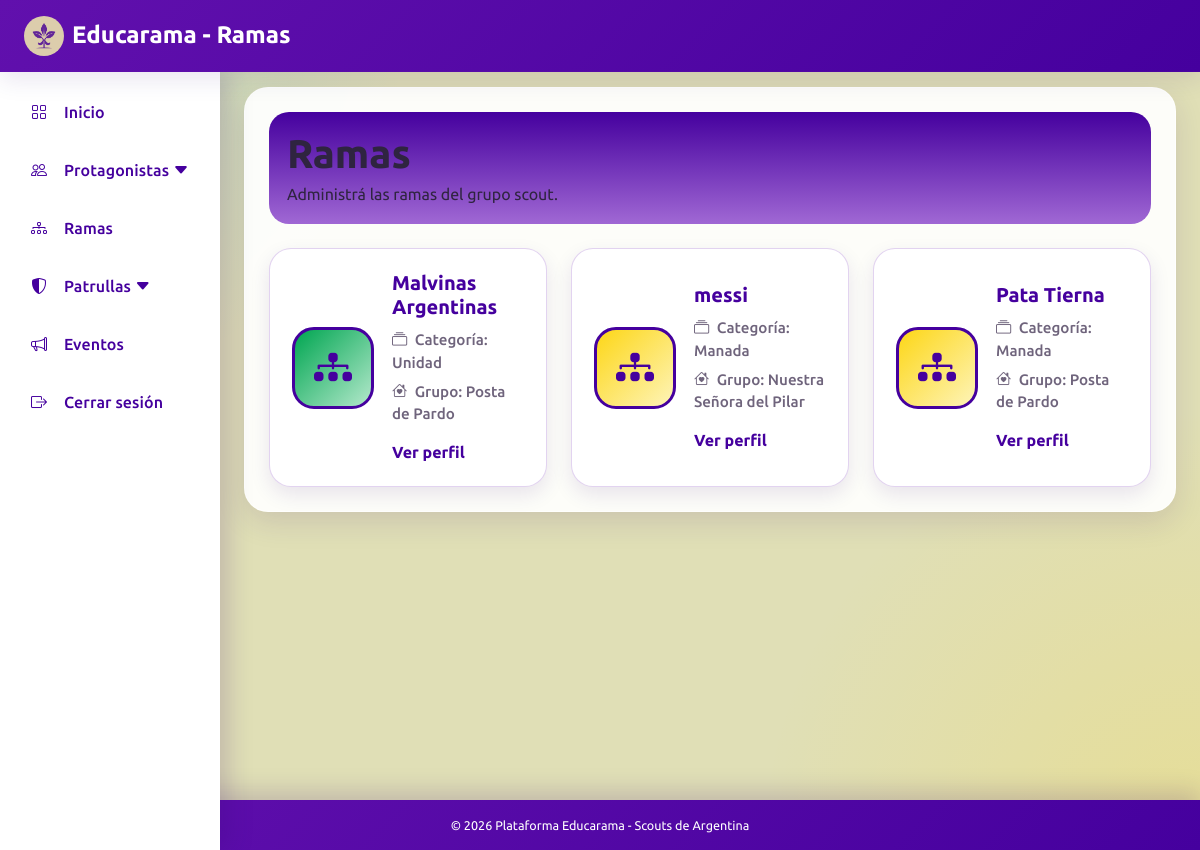
/views/pages/ramas.php (signed in), run on an earlier commit of the app's database.
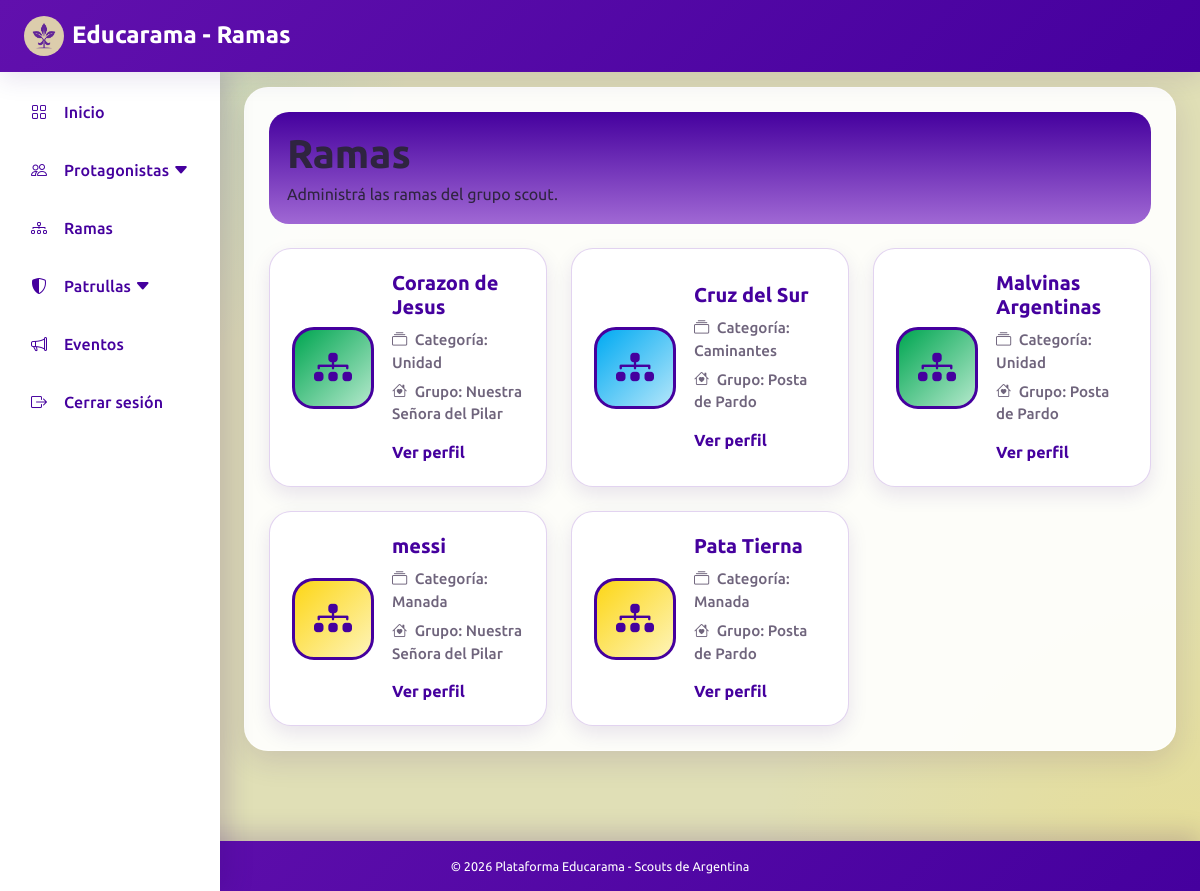
And on a later commit of the database.
### tables this page shows
CREATE TABLE `rama` (
  `id` int(11) NOT NULL,
  `nombre` varchar(100) DEFAULT NULL,
  `id_grupo` int(11) NOT NULL,
  `id_rama` int(11) NOT NULL
);

CREATE TABLE `categoria_rama` (
  `id` int(11) NOT NULL,
  `nombre` varchar(100) DEFAULT NULL
);

CREATE TABLE `grupo` (
  `id` int(11) NOT NULL,
  `codigo` varchar(50) NOT NULL,
  `nombre` varchar(100) DEFAULT NULL
);

### src/Datos/Database.php (called while the page is built)
<?php
class Database {
    private static ?PDO $conexion = null;
    public static function getConexion(): PDO {
        if (self::$conexion === null) {
            $host = 'localhost';
            $db   = 'educarama';
            $user = 'root';
            $pass = '';
            $charset = 'utf8mb4';
            $dsn = "mysql:host=$host;dbname=$db;charset=$charset";
            try {
                self::$conexion = new PDO($dsn, $user, $pass, [
                    PDO::ATTR_ERRMODE            => PDO::ERRMODE_EXCEPTION,
                    PDO::ATTR_DEFAULT_FETCH_MODE => PDO::FETCH_ASSOC,
                    PDO::ATTR_EMULATE_PREPARES   => false,
                ]);
            } catch (Throwable $e) {
                http_response_code(500);
                die(json_encode([
                    "status" => "error",
                    "message" => "Error fatal de conexión a la Base de Datos: " . $e->getMessage()
                ]));
            }
        }
        return self::$conexion;
    }
}

### src/Controladores/RamaController.php (called while the page is built, shortened)
<?php
require_once __DIR__ . '/../Datos/Database.php';
require_once __DIR__ . '/../Datos/RamaRepository.php';
require_once __DIR__ . '/../Servicios/RamaService.php';
class RamaController
{
    private RamaService $servicio;
    public function __construct()
    {
        $this->conexion = Database::getConexion();
        $repositorio = new RamaRepository($this->conexion);
        $this->servicio = new RamaService($repositorio);
    }
    public function listarRamas(): array
    {
        return $this->servicio->listarRamas();
    }
}
?>

### src/Servicios/RamaService.php (called while the page is built, shortened)
<?php
class RamaService
{
    private RamaRepository $repositorio;
    public function __construct(RamaRepository $repositorio)
    {
        $this->repositorio = $repositorio;
    }
    public function listarRamas(): array
    {
        return $this->repositorio->listarTodo();
    }
}
?>

### src/Datos/RamaRepository.php (called while the page is built, shortened)
<?php
class RamaRepository
{
    private PDO $conexion;
    public function __construct(PDO $conexion)
    {
        $this->conexion = $conexion;
    }
    public function listarTodo(): array
    {
        $stmt = $this->conexion->prepare("
            SELECT
                r.id,
                r.nombre,
                r.id_grupo,
                r.id_rama,
                g.nombre AS grupo,
                cr.nombre AS categoria
            FROM rama r
            LEFT JOIN grupo g ON r.id_grupo = g.id
            LEFT JOIN categoria_rama cr ON r.id_rama = cr.id
            ORDER BY r.nombre
        ");
        $stmt->execute();
        return $stmt->fetchAll(PDO::FETCH_ASSOC);
    }
}
?>

### src/Helpers/RamaHelper.php (called while the page is built)
<?php
if (!function_exists('claseRama')) {
    function claseRama($idCategoria): string
    {
        return match ((int) $idCategoria) {
            1 => 'rama-manada',
            2 => 'rama-unidad',
            3 => 'rama-caminantes',
            4 => 'rama-rover',
            default => '',
        };
    }
}

### views/pages/ramas.php (the view, shortened to what the changed rows need)
<?php
require_once __DIR__ . '/../../src/Controladores/RamaController.php';
require_once __DIR__ . '/../../src/Helpers/RamaHelper.php';
$controlador = new RamaController();
$ramas = $controlador->listarRamas();
?>
<!DOCTYPE html>
<html lang="es">
<head>
    <link href="https://cdn.jsdelivr.net/npm/bootstrap@5.3.0/dist/css/bootstrap.min.css" rel="stylesheet">
    <link rel="stylesheet" href="https://cdnjs.cloudflare.com/ajax/libs/bootstrap-icons/1.10.5/font/bootstrap-icons.min.css">
    <link rel="stylesheet" href="/Educarama/public/css/styles.css?v=1.5">
</head>
<body>
    <?php
    include __DIR__ . '/includes/barra_superior.php';
    ?>
    <div class="main-content-wrapper">
        <div class="container contenedor-principal  p-4">
            <section class="barra-superior-inst mb-4 d-flex justify-content-between align-items-center flex-wrap gap-3">
                <div>
                    <h1 class="fw-bold mb-1">Ramas</h1>
                </div>
            </section>
            <section class="row g-4">
                <?php if (!empty($ramas)): ?>
                    <?php foreach ($ramas as $rama): ?>
                        <div class="col-12 col-md-6 col-lg-4">
                            <a href="/Educarama/views/pages/perfil_rama.php?id=<?= $rama['id'] ?>" class="rama-card text-decoration-none <?= claseRama($rama['id_rama'] ?? null) ?>">
                                <div class="rama-icono">
                                    <i class="bi bi-diagram-3-fill"></i>
                                </div>
                                <div>
                                    <h3><?= htmlspecialchars($rama['nombre']) ?></h3>
                                    <p>
                                        <i class="bi bi-collection me-1"></i>
                                        Categoría: <?= htmlspecialchars($rama['categoria'] ?? 'Sin categoría') ?>
                                    </p>
                                    <p>
                                        <i class="bi bi-house-heart me-1"></i>
                                        Grupo: <?= htmlspecialchars($rama['grupo'] ?? 'Sin grupo') ?>
                                    </p>
                                    <span class="ver-perfil">Ver perfil</span>
                                </div>
                            </a>
                        </div>
                    <?php endforeach; ?>
                <?php else: ?>
                    <div class="col-12">
                        <p class="text-muted text-center py-4">No hay ramas cargadas.</p>
                    </div>
                <?php endif; ?>
            </section>
        </div>
    </div>
</body>
</html>

What changed in the data, as far as the page shows it:
added rama: nombre "Corazon de Jesus", categoria_rama.nombre "Unidad", grupo.nombre "Nuestra Señora del Pilar"
added rama: nombre "Cruz del Sur", categoria_rama.nombre "Caminantes", grupo.nombre "Posta de Pardo"
